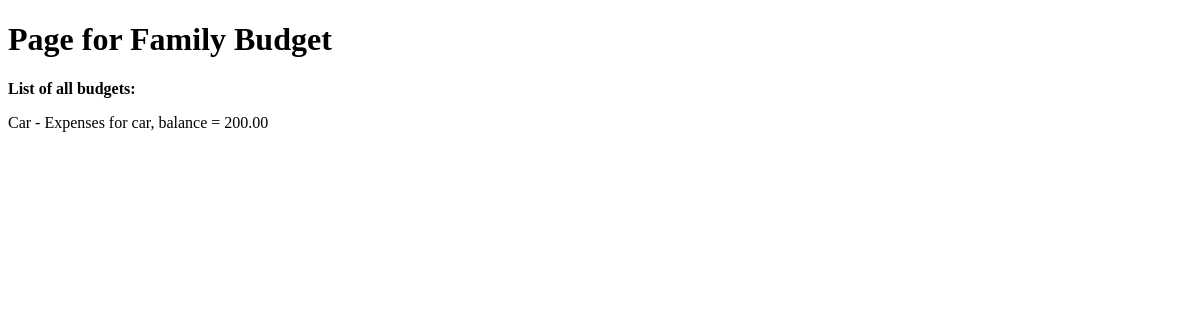
/budget_list/, run on an earlier commit of the app's database.
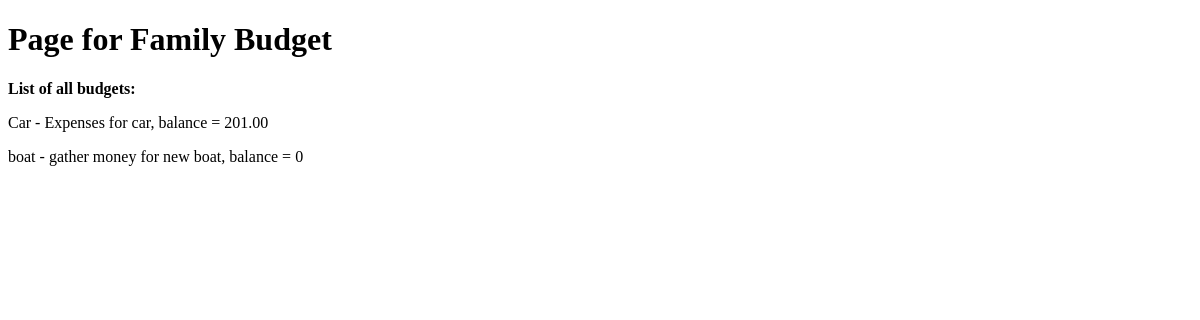
And on a later commit of the database.
### api/models.py (models this page shows, shortened)
class Budget(models.Model):
    name = models.CharField(max_length=32)
    description = models.CharField(max_length=32)
    data = models.DateTimeField(default=datetime.now())
    def balance(self):
        getInOuts = InOut.objects.filter(budget=self)
        sum = 0
        for inout in getInOuts:
            sum+=inout.amount
        return sum
    def __str__(self):
        return f"Budget {self.name}, its {self.description} "

class InOut(models.Model):
    budget = models.ForeignKey(Budget, on_delete=models.CASCADE)
    user = models.ForeignKey(User, on_delete=models.CASCADE)
    category = models.CharField(max_length=16, validators=[tempCategory])
    amount = models.DecimalField(decimal_places=2, max_digits=8,
                                 validators=[MinValueValidator(-1000), MaxValueValidator(1000)])
    data = models.DateTimeField(default=datetime.now())

### api/views.py (the view)
# urls.py: path('budget_list/', budget_list_view, name ='budget_list' ),
def budget_list_view(request):
    queryset = Budget.objects.all()
    context = {
        "object_list": queryset
    }
    return render(request, "budgets/budget_list.html", context)

### api/templates/budgets/budget_list.html
{% extends 'base.html' %}
{% block content %}
<p2 > <strong>List of all budgets: </strong> </p2>
    {% for instance in object_list  %}
<p> {{ instance.name }}   -  {{ instance.description }}, balance =  {{ instance.balance }}</p>
    {% endfor  %}
{% endblock %}

What changed in the data, as far as the page shows it:
computed for Budget "Car": balance "200.00" → "201.00"
added Budget: name "boat", description "gather money for new boat", balance "0"
